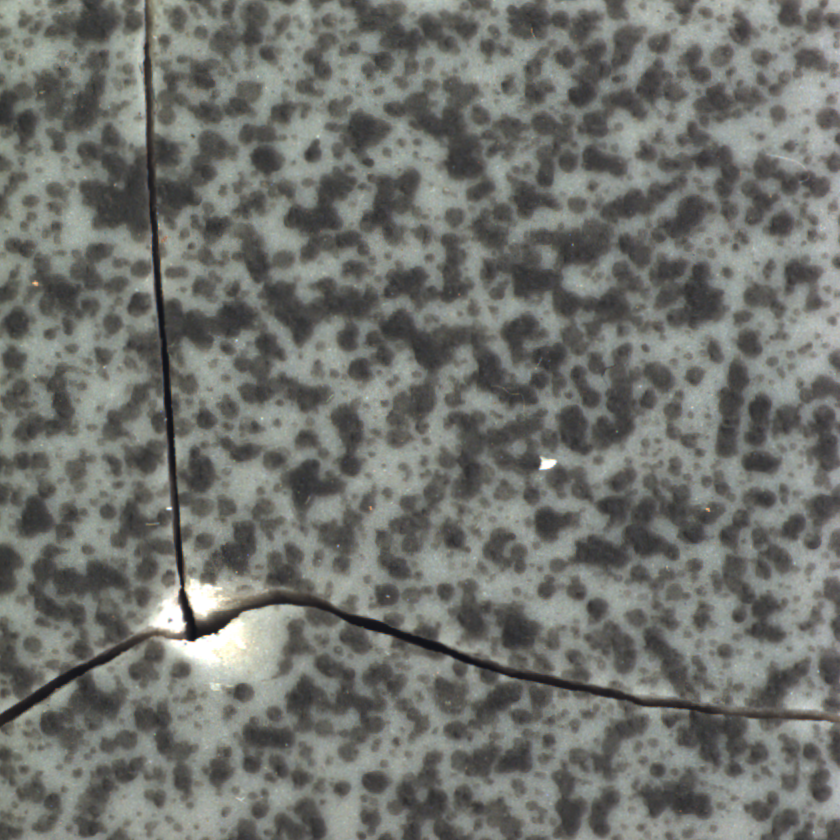
#> input picture tile.png, 840 x 840 px
$ python combined_results.py
#> lines starting #> are read from the running program, lines starting #| are printed output that depends on the picture; after the words box and inside, x2 and y2 are one past the last pixel; in counts of white or black regions, pixels touching at a corner belong together
import torch
import torch.nn.functional as F
import numpy as np
import matplotlib.pyplot as plt
from skimage import io, color
from scipy.ndimage import binary_dilation
from skimage.morphology import remove_small_objects
from skimage.filters import frangi, gaussian
import os

os.chdir(os.path.dirname(os.path.dirname(os.path.abspath(__file__))))

def load_image(path):
#> called with path = 'tile.png'
    img = io.imread(path)
#> img is the input picture: shape (840, 840, 3); mean R, G, B 112.2, 114.2, 109.4
    if img.ndim == 3:
        img = color.rgb2gray(img)
#> img: shape (840, 840) float64
    img = img.astype(np.float32)
    img = (img - img.min()) / (img.max() - img.min())
    return img

def load_mask(path):
#> called with path = 'mask.png'
    mask = io.imread(path)
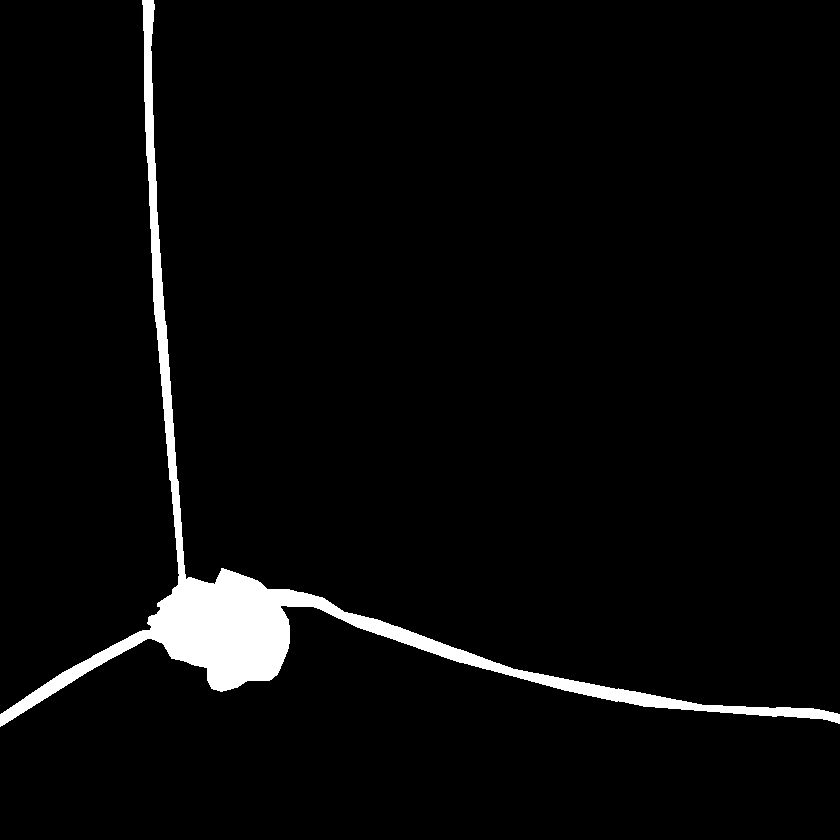
#> input picture mask.png, 840 x 840 px
#> mask: shape (840, 840); 3.6% white; 1 white region, box (x1, y1, x2, y2) and area: (0, 0, 840, 727) 25407
    if mask.ndim == 3:
        mask = color.rgb2gray(mask)
    mask = (mask > 0.5).astype(np.float32)
    return mask

def calculate_iou(pred, gt):
    pred_bin = (pred > 0).astype(np.float32)
    intersection = (pred_bin * gt).sum()
    union = ((pred_bin + gt) > 0).astype(np.float32).sum()
    if union == 0:
        return 0.0
    return float(intersection / union)

# ── Operator 1: Frangi ──────────────────────────────────────────
def run_frangi(img, mask):
    smoothed = gaussian(img, sigma=1.5)
    vessel   = frangi(smoothed, sigmas=range(1, 8, 1), beta=0.5, gamma=None, black_ridges=True)
    vessel   = (vessel - vessel.min()) / (vessel.max() - vessel.min() + 1e-8)
    best_iou, best_pred = 0, None
    for thresh in np.arange(0.01, 0.50, 0.01):
        for minsize in [10, 50, 100, 200, 500]:
            cleaned = remove_small_objects(vessel > thresh, min_size=minsize)
            for dil in [5, 10, 15, 20, 25, 30]:
                thick = binary_dilation(cleaned, iterations=dil).astype(np.float32)
                iou   = calculate_iou(thick, mask)
                if iou > best_iou:
                    best_iou  = iou
                    best_pred = thick
#> this loop made 49 passes
#> pass 1, in calculate_iou, `pred_bin = (pred > 0).astype(np.float32)`:
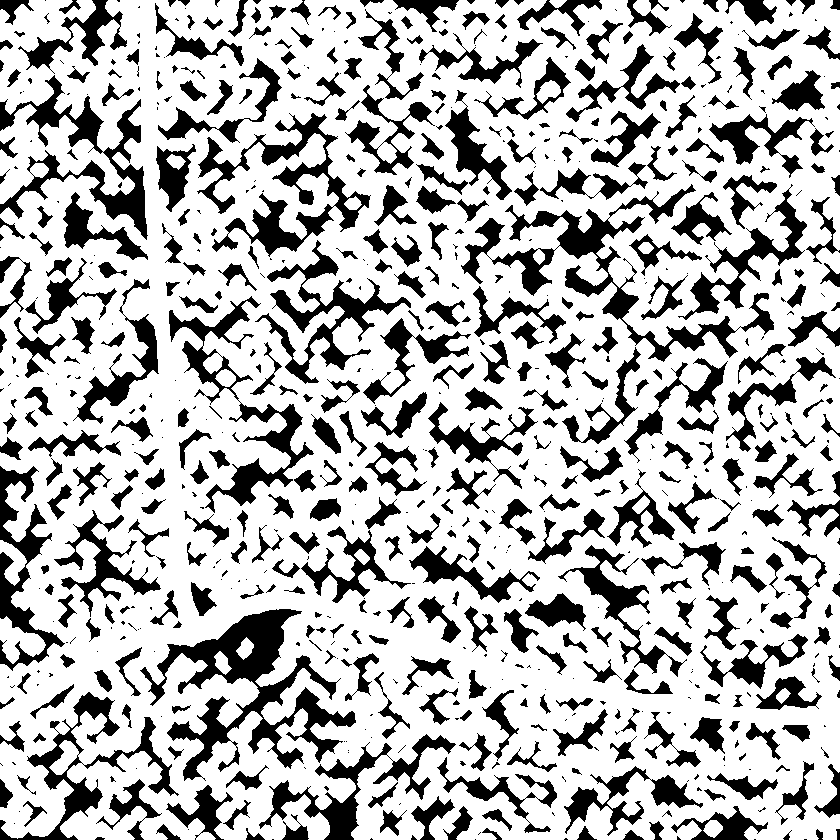
#> pred_bin: shape (840, 840) float32; values 0 (black) and 1 (white), 72.3% white; 719 black regions (300 under 20 px), largest, box (x1, y1, x2, y2) and area: (140, 609, 356, 781) 10859, (461, 184, 774, 362) 8684, (197, 113, 371, 257) 6530
#> pass 1, in calculate_iou (call 2), `pred_bin = (pred > 0).astype(np.float32)`:
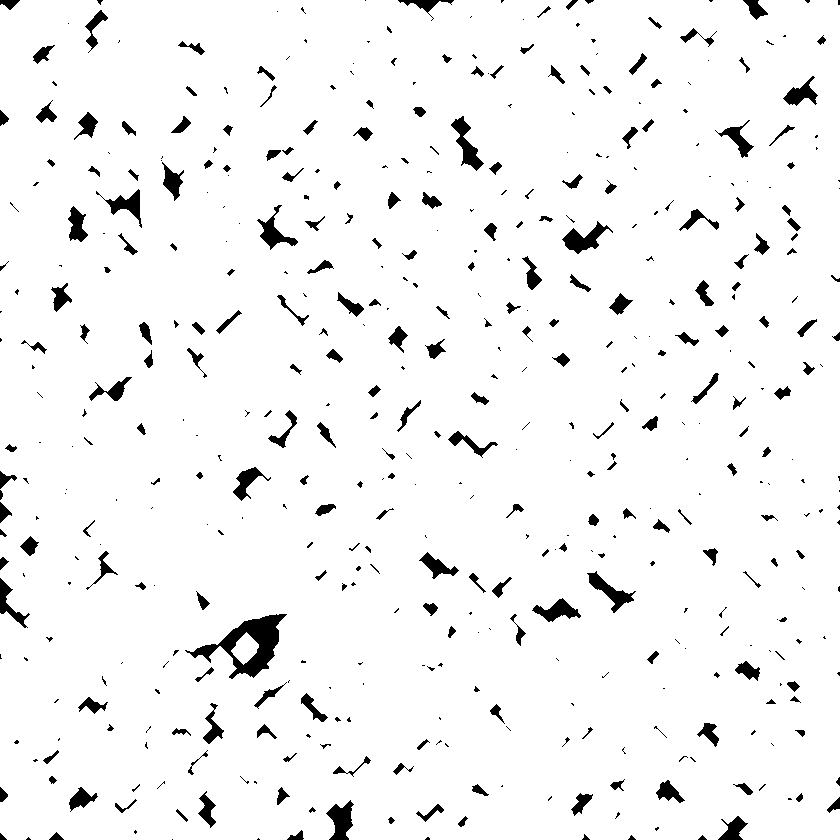
#> pred_bin: shape (840, 840) float32; values 0 (black) and 1 (white), 95.4% white; 487 black regions (243 under 20 px), largest, box (x1, y1, x2, y2) and area: (185, 614, 287, 679) 2221, (562, 221, 613, 254) 667, (326, 800, 354, 840) 649
#> pass 1, in calculate_iou (call 3), `pred_bin = (pred > 0).astype(np.float32)`:
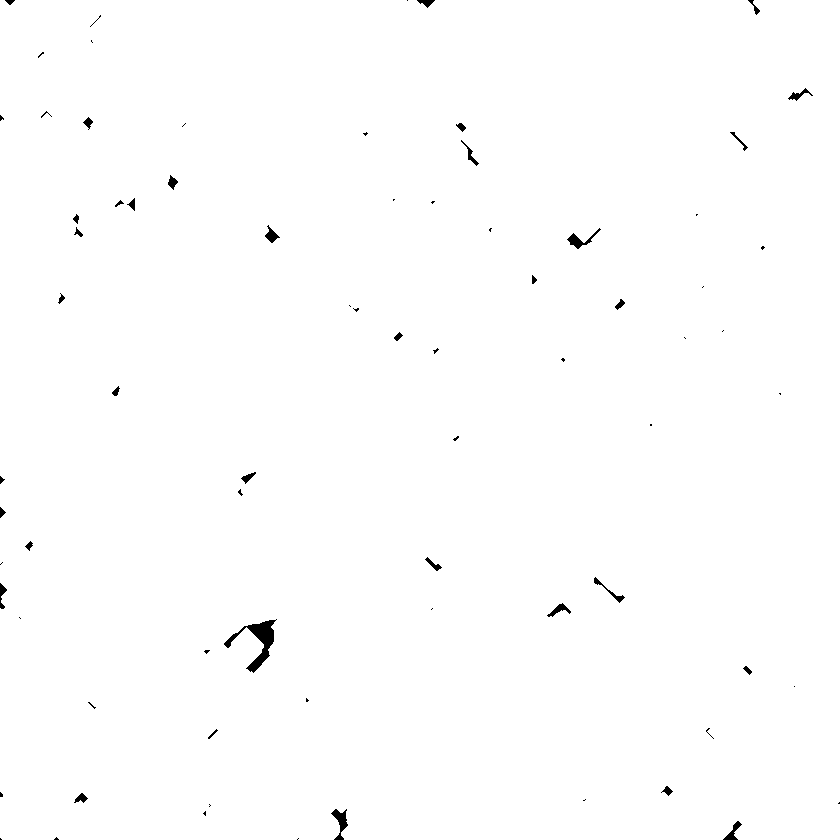
#> pred_bin: shape (840, 840) float32; values 0 (black) and 1 (white), 99.5% white; 75 black regions (40 under 20 px), largest, box (x1, y1, x2, y2) and area: (224, 619, 277, 673) 790, (331, 809, 348, 840) 229, (567, 228, 601, 249) 192
#> pass 1, in calculate_iou (call 4), `pred_bin = (pred > 0).astype(np.float32)`:
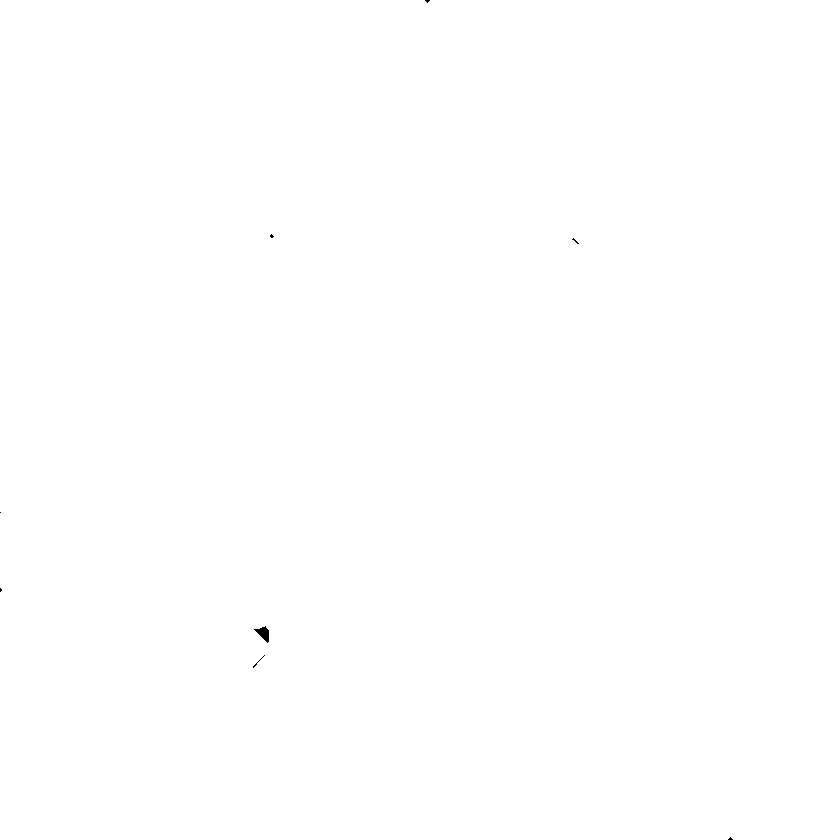
#> pred_bin: shape (840, 840) float32; values 0 (black) and 1 (white), 100% white; 8 black regions (7 under 20 px), largest, box (x1, y1, x2, y2) and area: (254, 626, 269, 643) 129
#> after the loop:
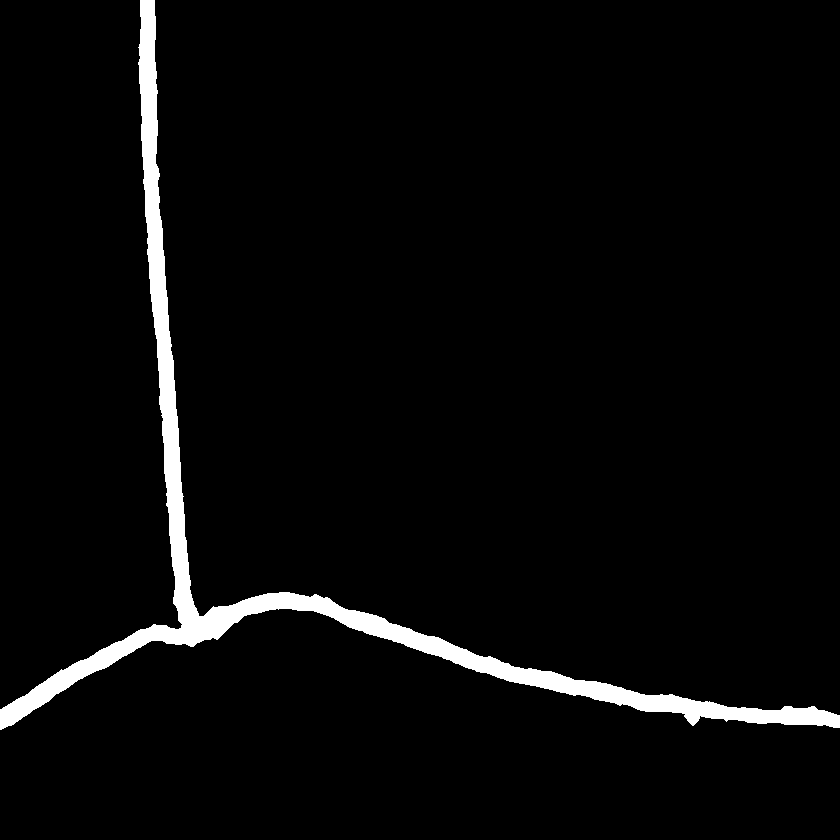
#> best_pred: shape (840, 840) float32; values 0 (black) and 1 (white), 3.6% white; 1 white region, box (x1, y1, x2, y2) and area: (0, 0, 840, 730) 25276
#> after the loop: cleaned: shape (840, 840) bool; every value is 0
#> after the loop: thick: shape (840, 840) float32; every value is 0
    return best_pred, best_iou

# ── Operator 2: Multiscale Contrast ─────────────────────────────
class DiffMultiscaleContrast(torch.nn.Module):
    # [29 lines left out: functions __init__, gaussian_kernel, local_stats, forward, not called in this run]

def run_multiscale(img, mask):
    smoothed  = gaussian(img, sigma=1.0)
#> (the run stopped early here; a loop or call above may not have finished)
